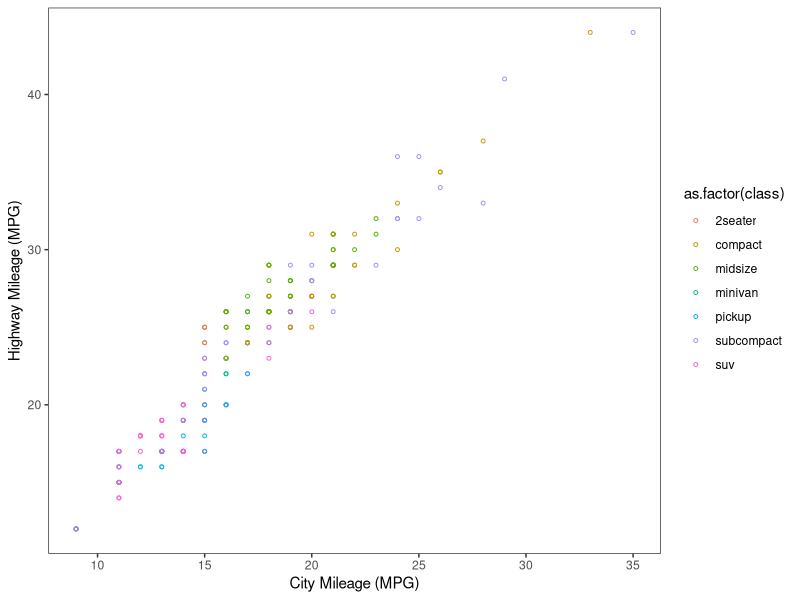
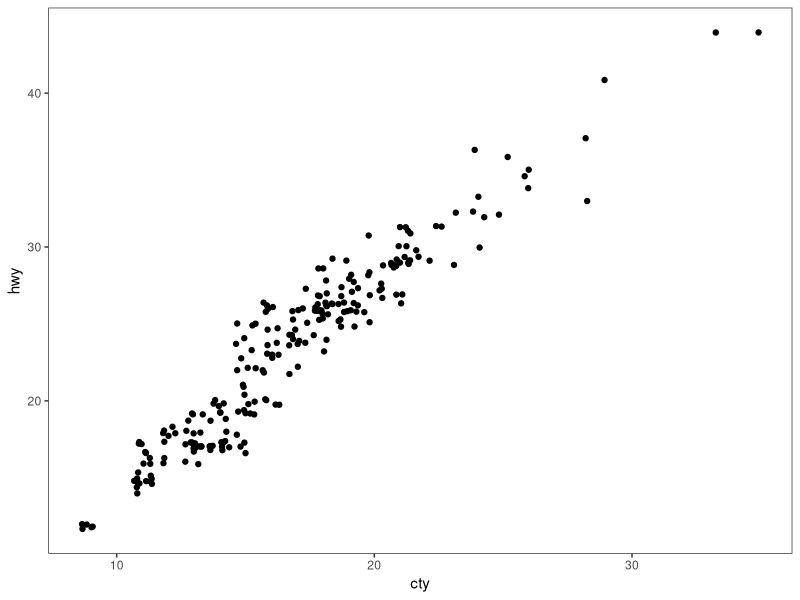
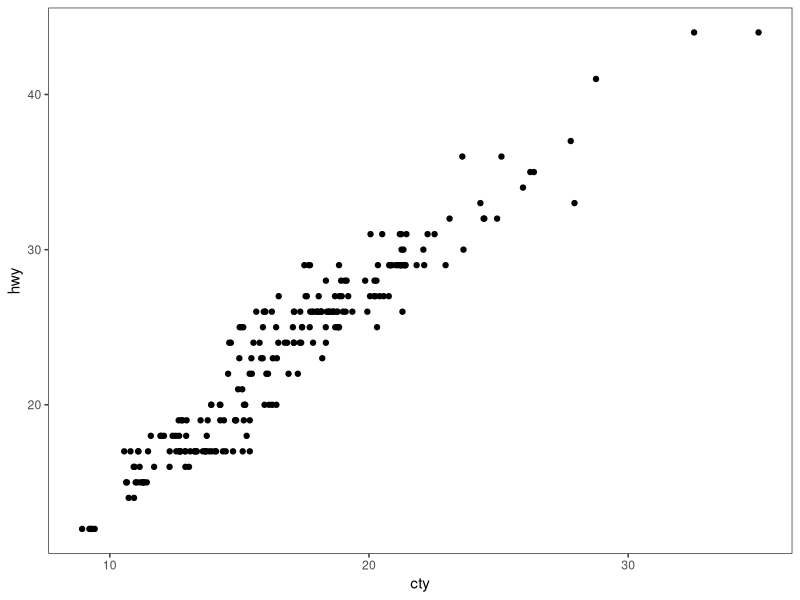
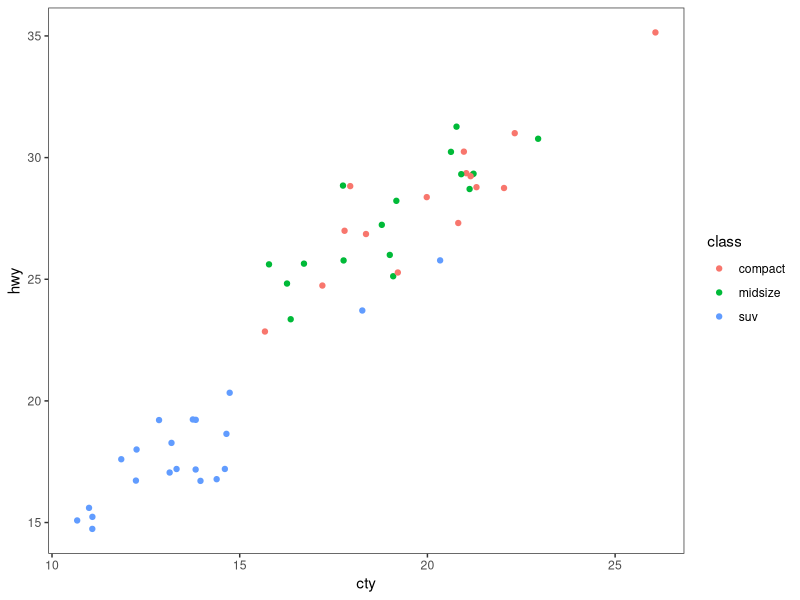
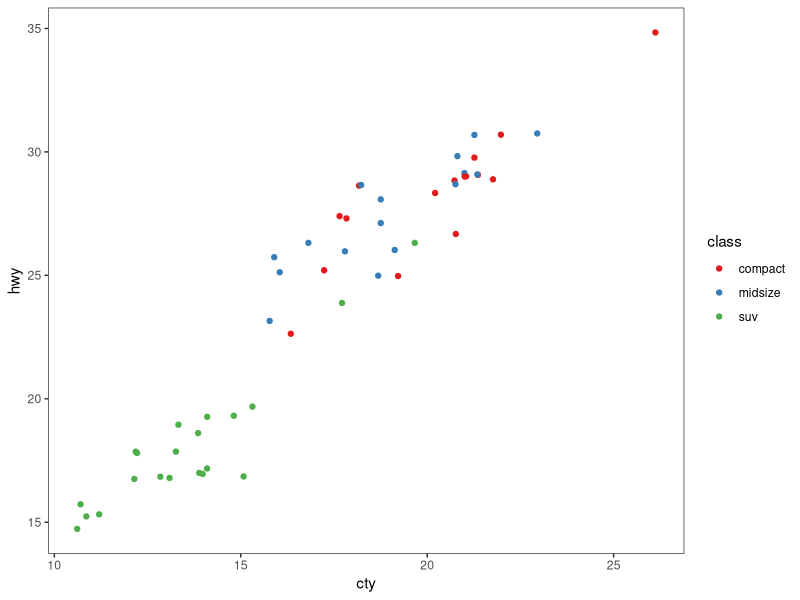
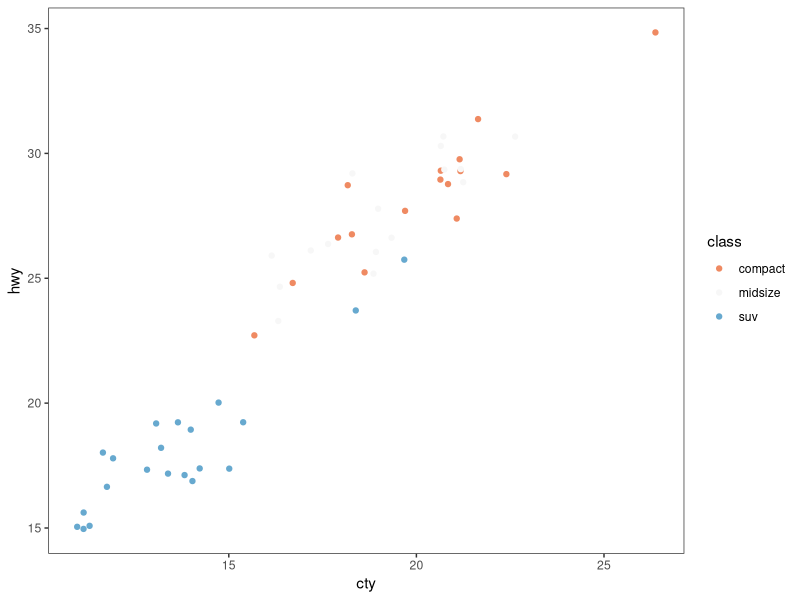
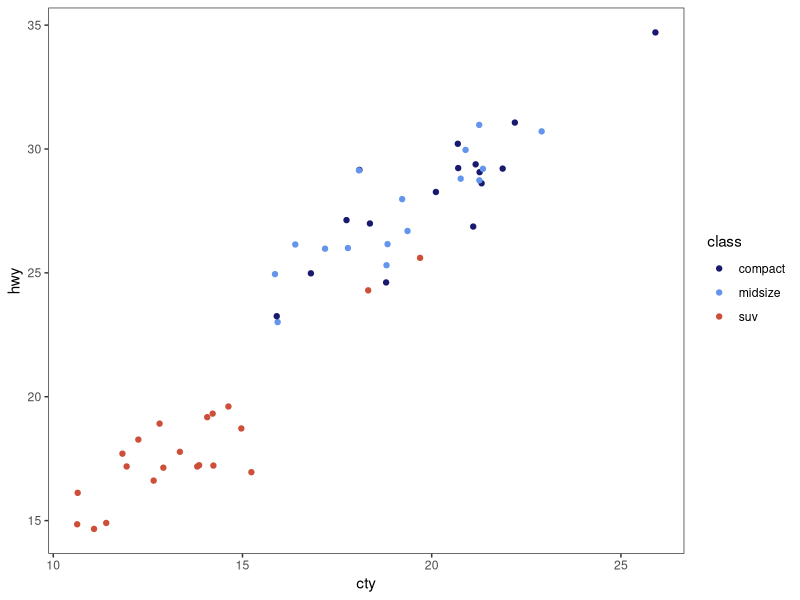
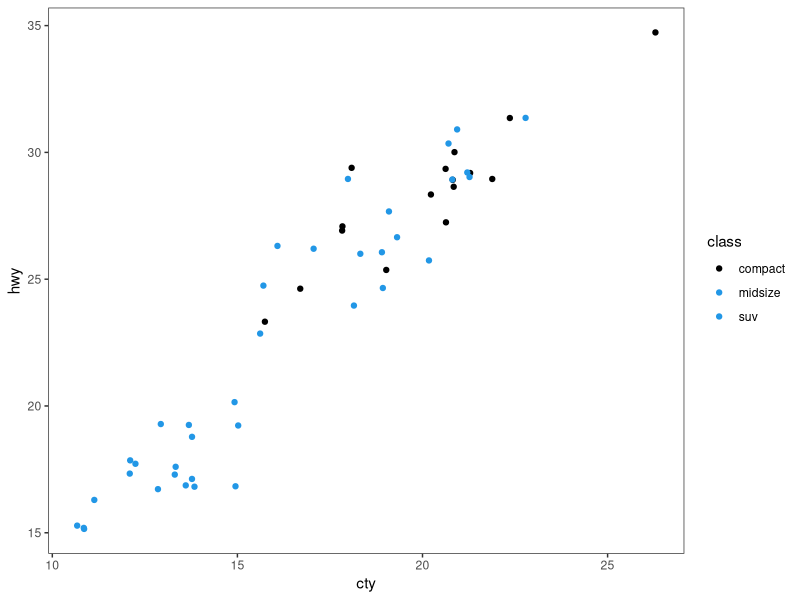

The R source for these figures, in order:
# ---------------------------------------------------------- #
#### MODULE 3: Plot even more data!                       ####               
# ---------------------------------------------------------- #

## OBJECTIVE:
# 1. To develop a "grammar of graphics".
# 2. To become comfortable using ggplot2 for exploratory data visualization.


# ---------------------------------------------------------- #
#### SET UP:                                              ####
# ---------------------------------------------------------- #
# REMINDER: In RStudio, open the Rproject for our course (UNCG_DataWrangling), 
# pull any changes from GitHub, and navigate to the branch you created for 
# yourself (just a single branch for the whole semester) in RStudio's Git tab.
# Open this week's assignment in this new branch to complete and submit on GitHub.
# Ideally, you'll commit your answers a bit at a time as you work through
# this assignment, rather than committing all at once at the end.

# Reminder of some helpful resources for graphing in R:
# ggplot Cookbook: http://www.cookbook-r.com/Graphs/
# Official ggplot2 Book: https://ggplot2-book.org/
# Themes in ggplot2: https://ggplot2-book.org/polishing.html#themes

# In ggplot2, aesthetic means “something you can see”. Each aesthetic is a
# mapping between a visual cue and a variable.
# Examples include:
# position (i.e., on the x and y axes)
# color (“outside” color)
# fill (“inside” color)
# shape (of points)
# line type
# size

# Each type of geometric object (geom) accepts only a subset of all aesthetics.
# Refer to the geom help pages to see what mappings each geom accepts. Aesthetic
# mappings are set with the aes() function.

# TASK: We will be using the ggplot2 package for graphing. Fortunately, ggplot2 
# is nested within the tidyverse package (along with many others).
# Start by writing code to load the tidyverse library.
# HINT: see the end of assignment #1 if you forgot how to load a package.

library(tidyverse)
library(ggplot2)

# TASK: Write code below to set your theme to black and white and both your major
# AND minor gridlines to element_blank for all plots you'll be making today.
# HINT: Check back to last week's assignment section 1.9 for setting themes for
# all plots.

theme_set(theme_bw())
theme_update(
             panel.grid.major = element_blank(),
             panel.grid.minor = element_blank())



# ---------------------------------------------------------- #
#### 1.0 CORRELATION                                      ####
# ---------------------------------------------------------- #

# We learned how to make correlations last week, but it never hurts to get
# more practice! Let's start by using a data set built into ggplot2.
# The mpg dataset looks at the gas efficiency of different cars. Run the following
# code to load the data:
data(mpg, package = "ggplot2")

# TASK: Create a scatterplot (i.e., a dot plot) to relate city and highway mileage.
# Color the points by the class of car (class column) and label the x and y axis 
# to be more informative (City Mileage (MPG) vs Highway Mileage (MPG)).
# HINT: Refer back to last week's assignment or the ggplot help resources if you 
# forget how to make a scatterplot.

ggplot(mpg, aes(x = cty, y = hwy, color=as.factor(class))) + 
  geom_point(size=1, shape=1) +
  xlab("City Mileage (MPG)") + 
  ylab("Highway Mileage (MPG)")


# Looks alright, but the graph may be hiding some information...
# QUESTION: How many data points are in the mpg dataframe?

#234

# QUESTION: Approximately how many dots are in the graph you just made? How does
# that compare to the number of observations in the dataframe?

#76

# Try another correlation-focused geom that addresses this problem by running
# the following code:
ggplot(data=mpg, aes(x=cty, y=hwy)) + 
  geom_jitter()


# QUESTION: What happened when you created the plot with geom_jitter?

#We gained a lot of points.

# QUESTION: Run the code to create a plot using geom_jitter a second time. Then run it
# again and again. What happens each time? Why is this happening?

#The points appear to move. geom_jitter is adding small amounts of random movement.


# TASK: The default in geom_jitter is to jitter (or slightly move) the points away
# from each other in both the x and y directions. Check the help file for geom_jitter
# and write code below to make a graph where you jitter points in only the x-dimension
# by 0.5.

?geom_jitter

ggplot(data=mpg, aes(x=cty, y=hwy)) + 
  geom_jitter(width = 0.5, height = 0)

# ---------------------------------------------------------- #
#### 1.1 DETOUR! COLORS, COLORS, COLORS                   ####
# ---------------------------------------------------------- #

# Our world is so colorful, and our graphs can be too! But we want to be mindful
# of our color choices to not only be beautiful, but also informative and accessible.

# TASK: Create a new dataframe that filters our mpg data down to only information
# for car classes compact, midsize, and suv using an %in% statement. Name your 
# new dataframe mpgSubset.
# HINT: Refer back to the Transform assignment if you want help with %in% (or 
# try googling!)

?select
?mutate
?filter

mpgSubset <- select(mpg , "manufacturer",  "model", "displ", "year", "cyl"         
                , "trans"     ,   "drv"       ,   "cty"     ,     "hwy"    ,      "fl"          
                    , "class"       ) %>% filter(class == c("compact","suv", "midsize")) 



# ggplot has lots of nice (and some not so nice) built-in color palettes that we 
# can use to fill our bars with color. Try running the following code:
ggplot(data=mpgSubset, aes(x=cty, y=hwy, color=class)) +
  geom_jitter()

# The code above supplies us with ggplot's default color palette, which I find not
# so pleasing. Let's try to change this!

# We can add a statement specifying the scale of colors we would prefer. One way
# to do this is to use other pre-set palettes from ggplot. Run the code below to 
# ask ggplot to use the color brewer's palette called Set 1.
ggplot(data=mpgSubset, aes(x=cty, y=hwy, color=class)) +
  geom_jitter() +
  scale_color_brewer(palette="Set1")

# Alternatively, we could use the "RdBu" palette:
ggplot(data=mpgSubset, aes(x=cty, y=hwy, color=class)) +
  geom_jitter() +
  scale_color_brewer(palette="RdBu")

# QUESTION: Investigate the color brewer's range of palettes at this website: 
# https://r-graph-gallery.com/38-rcolorbrewers-palettes.html
# What do you notice about the colors chosen from each of the palettes that we
# used above? (i.e., does it use the first three colors in the palette? The last
# three? Some other combination?)

#maybe the last ones? Hard to tell.

# We could also pick out EXACTLY which colors we want for our figure. 
# There are 4 main ways to specify colors in R:
### by name
### by number
### by Hex code
### with the rgb() function

# By Name: R allows you to call more than 600 colors by name! Run the following
# code to see a list:
colors()

# We can put in the colors we chose for each variable by adding the 
# scale_color_manual() function to our plot. Try it out by running the following
# code:
ggplot(data=mpgSubset, aes(x=cty, y=hwy, color=class)) +
  geom_jitter() +
  scale_color_manual(values=c('midnightblue', 'cornflowerblue', 'tomato3'))


# You can also chose colors by number, which are assigned in R.

# TASK: Copy and paste the code to make our scatterplot and replace the color names
# with three numbers of your choice (between 1 and 657). How does your new figure look?
# HINT: remember to remove the quotation marks when calling numbers.

ggplot(data=mpgSubset, aes(x=cty, y=hwy, color=class)) +
  geom_jitter() +
  scale_color_manual(values=c(1, 4, 20))

#Honestly, it looks not that great. Two of the colors seem very similar, at least to me.

# QUESTION: How do you think you could figure out which color name belongs to
# each color number?
# HINT: Try creating a dataframe from color() by passing it into the
# as.data.frame() function.




as.data.frame(colors())

#We get a list that lets us know which color is which.

# You can also chose colors by Hex code. A Hex color code is a 6-symbol code made
# of up to three 2-symbol elements (6 symbols in length all together). Each of 
# the 2-symbol elements represents a color value in the Red-Green-Blue (RGB) color
# scale from 0 to 255. Hex codes are written with a # in front of them. Let's try
# out calling our colors using hex code.
ggplot(data=mpgSubset, aes(x=cty, y=hwy, color=class)) +
  geom_jitter() +
  scale_color_manual(values=c('#191970', '#6495ED', '#FF6347'))

# There are two great things about hex codes. First, you can call ANY color you 
# want with a hex code. That is, you're not limited to the 657 colors that are
# in ggplot. By specifying the color by hex code, you can pick literally anything!

# TASK: Google the search term "color picker". This should bring up google's color
# picker (in addition to a billion other color picking websites). Use this color
# picker to generate the hex codes for three new colors of your choice. Then copy
# and paste the above code, replacing the hex codes with your color choices.

ggplot(data=mpgSubset, aes(x=cty, y=hwy, color=class)) +
  geom_jitter() +
  scale_color_manual(values=c('#46defc', '#4683fc', '#46fcbf'))

# The second great thing about hex codes is that you can control the transparency
# of your colors. Transparency is set in a hex code by adding two extra symbols
# to the end, which together make up the "alpha" element. Adding 00 to the end 
# of your hex code will make your color completely transparent, while adding FF 
# to the end will make it completely opaque. Any number/letters in-between will 
# result in partial transparency. You can find a complete list of transparencies
# between 0-100% here: https://gist.github.com/lopspower/03fb1cc0ac9f32ef38f4

# TASK: Try out transparency by copying and pasting your graph code below and
# adding the alpha element to the end of each of your hex codes to make your
# first color 0% transparent, your second color 50% transparent, and your third
# color 100% transparent.

ggplot(data=mpgSubset, aes(x=cty, y=hwy, color=class)) +
  geom_jitter() +
  scale_color_manual(values=c('#46defc00', '#4683fc80', '#46fcbfFF'))

# QUESTION: What happened to the point that you set to 100% transparent?

#Disappeared

# Finally, we can set our colors using the rgb() function. This operates very
# similarly to the hex code, where you can pick exactly the color and transparency
# you want. Try it out by running the following code:
ggplot(data=mpgSubset, aes(x=cty, y=hwy, color=class)) +
  geom_jitter() +
  scale_color_manual(values=c(rgb(.10, .10, .44, 0.5), rgb(.39, .58, .93, 0.5), rgb(1.0, .39, .28, 0.5)))

# TASK: Modify the above code to make all of your points 50% transparent.

# There are so many inventive and artistic people in the world who have expanded
# the offerings for colors in ggplot. Check out some notable ones listed below
# when choosing colors for this assignment.
### Color-blind friendly palettes: https://github.com/JLSteenwyk/ggpubfigs
### Color palettes from vintage National Parks posters: https://github.com/katiejolly/nationalparkcolors
### Color palettes based on Wes Anderson movies: https://github.com/karthik/wesanderson
### Color palettes from famous Dutch paintings: https://github.com/EdwinTh/dutchmasters


# ---------------------------------------------------------- #
#### 1.2 DETOUR! LEGENDS                                  ####
# ---------------------------------------------------------- #

# When you specify colors in your ggplot code, R throws in a bonus legend for free!
# However, this legend is often not as clear or visually appealing as we might 
# prefer. But as with all geometric objects in ggplot, legends can be easily altered.

# Run the following code to create a scatter plot. Feel free to modify the colors
# as you prefer!
ggplot(data=mpgSubset, aes(x=cty, y=hwy, color=class)) +
  geom_jitter()

# QUESTION: Where did ggplot get the legend title and values from?

#From the mpgSubset dataframe. 

# We could change the title and values in our legend by altering the dataframe
# we are passing into ggplot. But that seems a bit drastic. Instead, we can 
# lean on the same code that specifies our color picks to alter the legend text.
# Try it out by running the following code:
ggplot(data=mpgSubset, aes(x=cty, y=hwy, color=class)) + 
  geom_jitter() + 
  scale_color_manual(values=c('#FCBA03', '#380754', '#496916'), #uses parts of the dataframe to create aestetic maps
                     name='Class of Car',  #Setting title name
                     breaks=c('suv', 'midsize', 'compact'), #Sets the order of the legend
                     labels=c('SUV', 'Midsize', 'Compact')) #Sets the order o the labels

?scale_color_manual

# TASK: Label each line of the code above with what it is doing.
# HINT: Check the scale_color_manual help file or ggplot Cookbook for more info.


# IMPORTANT: It is important to pay attention to the order you provide ggplot with 
# your color choices and legend labels! Try running the following code:
ggplot(data=mpgSubset, aes(x=cty, y=hwy, color=class)) + 
  geom_jitter() + 
  scale_color_manual(values=c('#FCBA03', '#380754', '#496916'), 
                     name='Class of Car', 
                     breaks=c('suv', 'midsize', 'compact'), 
                     labels=c('Compact', 'SUV', 'Midsize')) 


# QUESTION: What is wrong with the code above? Why is it so important to be
# careful with the order you pass information into ggplot?

#The breaks and labels are out of order meaning that dots will be mislabeled.

# While changing the legend text and factor order takes place in the scale_color_manual
# step, moving the legend around on the graph page is part of the graph theme. We
# can try this out using the code below:
ggplot(data=mpgSubset, aes(x=cty, y=hwy, color=class)) + 
  geom_jitter() + 
  theme(legend.position='top')


# TASK: Modify the code above to have the legend display along the bottom of
# the figure.

ggplot(data=mpgSubset, aes(x=cty, y=hwy, color=class)) + 
  geom_jitter() + 
  theme(legend.position='bottom')

# We can also have the legend located within the area of the graph itself! We can 
# do this by specifying the coordinates for where the legend should go within the
# graph axes. First we set the legend position and then we set the anchoring 
# position by justifying the legend.
### bottom left: 0,0
### bottom right: 1,0
### top left: 0,1
### top right: 1,1

# Try it out by running the following code:
ggplot(data=mpgSubset, aes(x=cty, y=hwy, color=class)) + 
  geom_jitter() + 
  theme(legend.position=c(1,0), legend.justification=c(1,0))

# QUESTION: What happens if you don't include the code for legend justification
# above?

#The legend ends up in weird positon, covering part of the graph.


# TASK: Copy and paste the code from above. Modify it to place the legend in the
# upper left part of the graph.

ggplot(data=mpgSubset, aes(x=cty, y=hwy, color=class)) + 
  geom_jitter() + 
  theme(legend.position=c(0.1,1), legend.justification=c(0,1.1))

# Finally, we might want to remove the legend altogether! We would do so by
# modifying the theme as well. 

# TASK: Check the ggplot cookbook to find the legends section. Read what it says 
# about removing the legend. Then copy and paste the graph code from above. Modify
# the code to remove the legend.

ggplot(data=mpgSubset, aes(x=cty, y=hwy, color=class)) + 
  geom_jitter() + 
  theme(legend.position=c(1,0), legend.justification=c(1,0)) + theme(legend.position="none")

# ---------------------------------------------------------- #
#### 2.0 DEVIATION                                        ####
# ---------------------------------------------------------- #

# Used to compare variation in values between small number of items (or categories) 
# with respect to a fixed reference.

# Whether the graphical type is a deviation graph or a composition graph (or a 
# ranking graph) may depend on the underlying data structure.

# We used geom_bar() last week with factor data to create a bar graph. But
# geom_bar() is a bit tricky because it can make EITHER a bar graph or a histogram
# depending on the data you give it. The default of geom_bar() is to set stat to 
# count so if you give it just a continuous x value, it will make a histogram. Try
# it with the following code:
ggplot(data=mpg, aes(x=hwy)) + 
  geom_bar()

# In order to have the geom create bars and not a histogram, you must:
# 1) Set stat = identity
# 2) Provide both an x and a y inside the aes(), where x is either a character 
# or factor and y is numeric.

# TASK: Create a dataframe of summary statistics for the mpg data, calculating the
# mean, standard deviation, and standard error for highway mpg grouping by class.
# Name the resulting dataframe highwayMPG and your new variables hwy_mean, hwy_sd,
# and hwy_se.
# HINT: Look back at the Transform assignment if you forget how to summarize the
# data. Also recall, standard error = 1.96*standard deviation.

highwayMPG <- group_by(mpg, class) %>% summarise(hwy_mean = mean(hwy, na.rm= T), hwy_sd = sd(hwy, na.rm = T)) %>% 
  mutate(hwy_se = 1.96*hwy_sd) %>% 
  ungroup()

# TASK: Create a bar graph showing the average highway MPG on the y-axis and 
# car class on the x-axis. Fill the bars by class. Add in error bar caps that are 20%
# the width pf the bars.
# HINT: Don't forget to change stat from the default in your geom_bar() statement!

ggplot(highwayMPG, aes(x = hwy_mean, y = class, fill = class)) + 
  geom_bar(stat='identity') +
  geom_errorbar(aes(xmin=hwy_mean-hwy_se, 
                    xmax=hwy_mean+hwy_se, 
                    width=0.2))  

# ---------------------------------------------------------- #
#### 2.1 DETOUR! COLORS AND LEGENDS, AGAIN                ####
# ---------------------------------------------------------- #

# Recall that some geometric elements require fills instead of (or sometimes in
# addition to) colors.

# TASK: Create a bar graph with the mpg summary stats with the following parameters:
# (1) Black bar outline
# (2) Bars filled with the color brewer palette "Dark2" using the scale_fill_manual
#     statement
# (3) No legend
# (4) Informative x- and y-axis labels. 


ggplot(highwayMPG, aes(x = hwy_mean, y = class)) + 
  geom_bar(stat='identity', color = "black", aes(fill = class)) +
  scale_fill_brewer(palette = "Dark2") +
  geom_errorbar(aes(xmin=hwy_mean-hwy_se, 
                    xmax=hwy_mean+hwy_se,
                    width=0.2)) + 
  theme(legend.position="none") +
  xlab("Highway mean (MPG)") + 
  ylab("Class")



# HINT: Carefully consider whether your color and/or fill should go within an aes() 
# statement, the scale_fill_manual or scale_color_manual statements, or neither.
# If in doubt, try a bunch of ways until it looks how we want it. And consult 
# your helpful ggplot resources on the web.


# ---------------------------------------------------------- #
#### 2.2 DETOUR! AXIS MODIFICATIONS                       ####
# ---------------------------------------------------------- #

# Run the following code, feeling free to modify colors as you prefer:
ggplot(data=highwayMPG, aes(x=class, y=hwy_mean, fill=class)) +
  geom_bar(stat='identity') 

# QUESTION: Where is ggplot getting the x-axis tick labels from?

#The class column of the highwayMPG dataset. 

# Often our tick labels are not the best. We can modify them to be more informative
# or visually appealing by directly modifying the dataframe, but again this feels
# a bit extreme. Instead, we can directly modify the scale of the axis. For axes
# that deal with categories, we are setting the discrete scale. Try it out by
# running the following code:
ggplot(data=highwayMPG, aes(x=class, y=hwy_mean, fill=class)) +
  geom_bar(stat='identity') +
  scale_x_discrete(labels=c('sport', 'compact', 'midsize', 'minivan', 'pickup', 'subcompact', 'SUV'))

# We can also change the scale of the continuous axes, including how large they are
# and where the tick marks fall as follows:
ggplot(data=highwayMPG, aes(x=class, y=hwy_mean, fill=class)) +
  geom_bar(stat='identity') +
  scale_y_continuous(breaks=seq(0, 50, 10)) +
  coord_cartesian(ylim=c(0,50))

# QUESTION: Try running the code above without the coord_cartesian() statement. 
# What is surprising about the resulting graph? Based on this result, what do you
# think the coord_cartesian() statement does?

ggplot(data=highwayMPG, aes(x=class, y=hwy_mean, fill=class)) +
  geom_bar(stat='identity') +
  scale_y_continuous(breaks=seq(0, 50, 10))

#The graph appears to have a different max for it's scale. I think the Cartesian coordinate
#system sets a coordinate system for the bar graph to be mapped in.


# We can also add a statement into the scale discrete or continuous statements
# to name our axes, rather than putting in a whole separate step of xlab() or ylab().
# Try it out with the following code:
ggplot(data=highwayMPG, aes(x=class, y=hwy_mean, fill=class)) +
  geom_bar(stat='identity') +
  scale_x_discrete(name='Class of Car') +
  scale_y_continuous(name='Mean Highway MPG')


# Finally, we can flip our axes easily in ggplot as follows:
ggplot(data=highwayMPG, aes(x=class, y=hwy_mean, fill=class)) +
  geom_bar(stat='identity') +
  coord_flip()


# TASK: Let's put it all together. Make a graph of the mpg summary stats with the
# following specifications:
# (1) color by class of car using a color scheme of your choice (not the default)
# (2) plot the class of car on the x-axis and the highway MPG on the y axis
# (3) include better names for the x- and y-axis titles
# (4) include better names for the car classes
# (5) set the scale of the highway mpg to run from 0 to 30 with breaks every 5 
# (6) flip your axes
# (7) remove the legend

ggplot(highwayMPG, aes(x = class, y = hwy_mean)) +
  geom_bar(stat='identity', color = "black", aes(fill = class)) +
  scale_fill_brewer(palette = "Dark2") +
  geom_errorbar(aes(ymin=hwy_mean-hwy_se, 
                    ymax=hwy_mean+hwy_se,
                    width=0.2)) + 
  coord_flip() +
  theme(legend.position="none") +
  ylab("Highway mean (MPG)") + 
  xlab("Class") +
  scale_x_discrete(labels=c('sport', 'compact', 'midsize', 'minivan', 'pickup', 'subcompact', 'SUV')) +
  scale_y_continuous(breaks=seq(0,50,5)) +
  coord_cartesian(ylim=c(0,30)) +
  theme(legend.position="none")



# ---------------------------------------------------------- #
#### 3.0 RANKING                                          ####
# ---------------------------------------------------------- #
# Used to compare the position or performance of multiple items with respect to 
# each other. Actual values matters somewhat less than the ranking.

# TASK: Create a dataframe of summary statistics for the mpg data, calculating the
# mean, standard deviation, and standard error for CITY mpg grouping by class.
# Name the resulting dataframe cityMPG and your new variables city_mean, city_sd,
# and city_se.
# HINT: Look back at the Transform assignment if you forget how to summarize the
# data. Also, standard error = 1.96*standard deviation.

cityMPG <- mpg %>% group_by(class) %>% summarize(city_mean = mean(cty), city_sd = sd(cty),city_se=1.96*city_sd)

# Now we want to plot our data in order from smallest to largest city MPG to get
# a ranking. To do so, we need to use the reorder() function to rearrange the data
# going into our x-axis.
ggplot(cityMPG, aes(x=reorder(class, city_mean), y=city_mean)) + 
  geom_bar(stat="identity")

# TASK: Recreate the above ranking figure to include the following:
# (1) class of car on the x-axis with informative axis and tick labels
# (2) MPG ordered from highest to lowest (hint: try google if you're unsure)
# (3) bars with dary grey outlines and filled by class with your favorite color scheme
# (4) error bars with end caps 30% the width of the bars
# (5) y-axis from 0 to 30 with tick marks every 5
# (6) no legend.

ggplot(cityMPG, aes(x = fct_reorder(class, city_mean, .desc = TRUE), y = city_mean, fill = class)) +
  geom_col(color = "darkgrey") +
  geom_errorbar(aes(ymin = city_mean - city_se, ymax = city_mean + city_se),
                width = 0.3, color = "darkgrey") +
  scale_y_continuous(limits = c(0, 30), breaks = seq(0, 30, 5)) +
  xlab("Car Class") +
  ylab("Mean City MPG") +
  theme_bw() +
  theme(legend.position = "none")



# ---------------------------------------------------------- #
#### 4.0 DISTRIBUTION                                     ####
# ---------------------------------------------------------- #
# When you have lots and lots of data points and want to study where and how the
# data points are distributed.

# Histograms can be accomplished with either geom_bar() or geom_histogram()
ggplot(mpg, aes(hwy)) + 
  geom_histogram()

# TASK: Recreate the graph above, but using geom_bar() instead


# TASK: Try making a histogram with the categorical variable 'manufacturer'.
# What error message do you get?


# QUESTION: What happens when you follow the advice of the error message and 
# make stat='count'?
ggplot(mpg, aes(manufacturer)) + 
  geom_histogram(stat="count")


# TASK: Make a boxplot comparing the distribution of cty (city mileage) for
# each class of car.
# HINT: Look back to last week if you forget how to make a boxplot.


# We can also make a different type of distribution, a violin plot using the 
# geom_violin statement as follows:
ggplot(mpg, aes(x=class, y=cty)) + 
  geom_violin()

# QUESTION: What does a violin plot show? Check google if you're unsure.


# ---------------------------------------------------------- #
#### 5.0 COMPOSITION                                      ####
# ---------------------------------------------------------- #
# Bar charts and pie charts are classic ways of showing composition of a dataset.

# TASK: Let's get some data for this task by determining the number of cars from 
# each car manufacturer in our mpg dataframe. We can do this as follows:
manufacturerFreq <- mpg %>% 
  group_by(manufacturer) %>% 
  summarize(frequency=length(manufacturer)) %>% 
  ungroup()

# TASK: Make a bar graph of the number of cars (frequency) by manufacturer using
# the dataframe we created above.


# We can switch the bar chart you created above into a pie chart simply by changing
# the coordinate system through a series of steps as follows:

ggplot(manufacturerFreq, aes(x=manufacturer, y=frequency)) +
  geom_bar(stat="identity") +
  coord_polar()

ggplot(manufacturerFreq, aes(x=manufacturer, y=frequency, fill=manufacturer)) +
  geom_bar(stat="identity") +
  coord_polar()

ggplot(manufacturerFreq, aes(x="", y=frequency, fill=manufacturer)) +
  geom_bar(stat="identity", width=1) +
  coord_polar()

ggplot(manufacturerFreq, aes(x="", y=frequency, fill=manufacturer)) +
  geom_bar(stat="identity", width=1) +
  coord_polar(theta="y")

ggplot(manufacturerFreq, aes(x="", y=frequency, fill=manufacturer)) +
  geom_bar(stat="identity", width=1) +
  coord_polar(theta="y", start=0) +
  theme_void() +
  theme(legend.title = element_text(size = 12.5), 
        legend.text  = element_text(size = 8.5),
        legend.key.size = unit(.75, "lines"))

# TASK: Annotate the code below to describe what each line does:
ggplot(manufacturerFreq, aes(x="", y=frequency, fill=manufacturer)) +
  geom_bar(stat="identity", width=1) +
  coord_polar(theta="y", start=0) +
  theme_void() +
  theme(legend.title = element_text(size = 12.5), 
        legend.text  = element_text(size = 8.5),
        legend.key.size = unit(.75, "lines"))


# ---------------------------------------------------------- #
#### 6.0 CHANGE                                           ####
# ---------------------------------------------------------- #

# Time series are often best visualized with line graphs. Let's try this out
# with some new data:
data("economics")

# TASK: Use the economics dataset to plot the number of people who are unemployed
# over time (unemploy vs date). Make a scatterplot, then connect the points with 
# lines using geom_line().
# HINT: use ?economics to get more information about this dataset.




# ---------------------------------------------------------- #
#### GROUPS AND MAPS                                      ####
# ---------------------------------------------------------- #

# Let's save these for group project options, this assignment is really long!









# REMEMBER: Save and push your script when you're done with this assignment!
